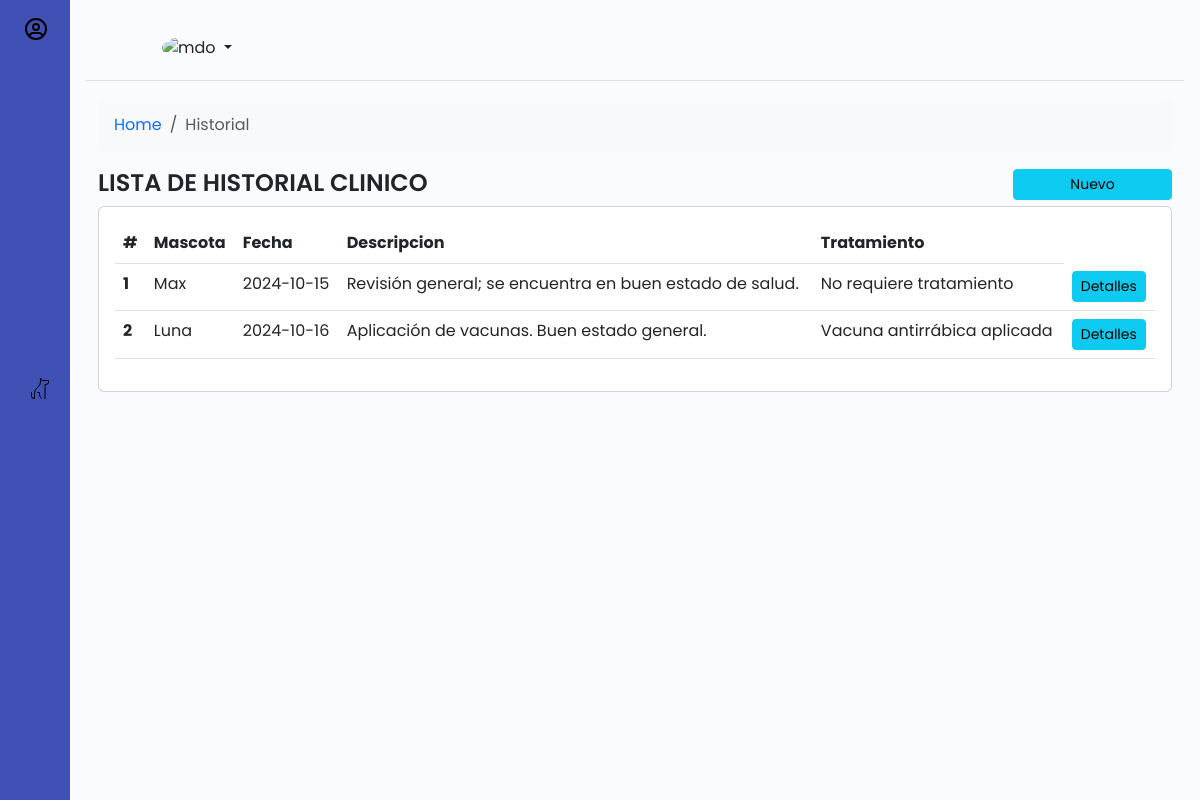
Page /Pag/Historial/lista.php on the committed database.
### tables this page shows
CREATE TABLE IF NOT EXISTS `historial_clinico` (
  `id_historial` int NOT NULL AUTO_INCREMENT,
  `mascota_id` int DEFAULT NULL,
  `fecha` date NOT NULL,
  `descripcion` text,
  `tratamiento` text,
  PRIMARY KEY (`id_historial`),
  KEY `mascota_id` (`mascota_id`)
);

CREATE TABLE IF NOT EXISTS `mascotas` (
  `id_mascota` int NOT NULL AUTO_INCREMENT,
  `nombre` varchar(50) NOT NULL,
  `tipo_mascota_id` int NOT NULL,
  `raza_mascota_id` int DEFAULT NULL,
  `cliente_id` int DEFAULT NULL,
  `sexo` enum('macho','hembra') NOT NULL,
  `edad` int DEFAULT NULL,
  `peso` decimal(5,2) DEFAULT NULL,
  `tamano` enum('pequeño','mediano','grande') DEFAULT 'mediano',
  `descripcion` text,
  PRIMARY KEY (`id_mascota`),
  KEY `tipo_mascota_id` (`tipo_mascota_id`),
  KEY `raza_mascota_id` (`raza_mascota_id`),
  KEY `cliente_id` (`cliente_id`)
);

### includes/conn.php (called while the page is built, shortened)
<?php
	class conectarDB {
		public function __construct(){
			try{
				$this->conn_db=new PDO(DB_HOST,DB_USER,DB_PASS);
			}catch(Exception $e){
				echo "Error al conectar" .$e->getCode();
			}
		}
	}
?>

### modelo/class_historial.php (called while the page is built, shortened)
<?php
require_once($_SERVER['DOCUMENT_ROOT'].'/MISMASCOTAS/includes/conn.php');
class historial extends conectarDB{
	public function listar_historial(){
		$sql="SELECT * FROM historial_clinico";
		$sentencia=$this->conn_db->prepare($sql);
		$sentencia->execute();
		$resultados = $sentencia->fetchAll(PDO::FETCH_ASSOC);
		return $resultados;
	}
	public function detalle_mascota($id){
		$sql="select * from mascotas where id_mascota = :id";
		$sentencia = $this->conn_db->prepare($sql);
		$sentencia->bindParam(':id', $id);
		$sentencia->execute();
		$resultados = $sentencia->fetch(PDO::FETCH_ASSOC);
		return $resultados;
	}
}

### Pag/Historial/lista.php (the view, shortened to what this page needs)
<?php
    $historial =  new historial();
    $lista =  $historial->listar_historial();
?>
<div class="row">
    <div class="col-md-12">
        <nav aria-label="breadcrumb">
            <ol class="breadcrumb p-3 bg-body-tertiary rounded-3">
            <li class="breadcrumb-item"><a href="#">Home</a></li>
            <li class="breadcrumb-item active" aria-current="page">Historial</li>
            </ol>
        </nav>
    </div>
</div>
<div class="row">
    <div class="col-md-10">
        <h1>LISTA DE HISTORIAL CLINICO</h1>
    </div>
    <div class="col-md-2">
        <a href="residencial_nuevo.php" class="btn btn-info btn-sm col-12">Nuevo</a>
    </div>
</div>
<div class="row">
    <div class="col-md-12">
        <div class="card">
            <div class="card-body">
                <table class="table">
                    <thead>
                        <tr>
                            <th scope="col">#</th>
                            <th scope="col">Mascota</th>
                            <th scope="col">Fecha</th>
                            <th scope="col">Descripcion</th>
                            <th scope="col">Tratamiento</th>
                        </tr>
                    </thead>
                    <tbody>
                        <?php
                            $cont = 0;
                            foreach($lista as $fila){
                                $cont++;
                                $mascota = $historial->detalle_mascota($fila['mascota_id']);
                            ?>
                            <tr>
                                <th scope="row"><?php echo $cont?></th>
                                <td><?php echo $mascota['nombre']?></td>
                                <td><?php echo $fila['fecha']?></td>
                                <td><?php echo $fila['descripcion']?></td>
                                <td><?php echo $fila['tratamiento']?></td>
                                <td><a href="residencial_detalle.php?ID=<?php echo $fila['id_historial']?>" class="btn btn-sm btn-info">Detalles</a></td>
                            </tr>
                        <?php  } ?>
                    </tbody>
                </table>
            </div>
        </div>
    </div>
</div>

### css/style.css (style rules this page uses)
a { text-decoration: none; }
li { list-style: none; }
h1 { font-weight: 600; font-size: 1.5rem; }
body { font-family: 'Poppins', sans-serif; }
.wrapper { display: flex; }
.main { min-height: 100vh; width: 100%; overflow: hidden; transition: all 0.35s ease-in-out; background-color: #fafbfe; }
#sidebar { width: 70px; min-width: 70px; z-index: 1000; transition: all .25s ease-in-out; background-color: #3f51b5; display: flex; flex-direction: column; }
.toggle-btn { background-color: transparent; cursor: pointer; border: 0; padding: 1rem 1.5rem; }
.sidebar-nav { padding: 2rem 0; flex: 1 1 auto; }
a.sidebar-link { padding: .625rem 1.625rem; color: #FFF; display: block; font-size: 0.9rem; white-space: nowrap; border-left: 3px solid transparent; }
.sidebar-item { position: relative; }

### rows in the picture
historial_clinico: mascota.nombre "Max", fecha "2024-10-15", descripcion "Revisión general; se encuentra en buen estado de salud.", tratamiento "No requiere tratamiento"
historial_clinico: mascota.nombre "Luna", fecha "2024-10-16", descripcion "Aplicación de vacunas. Buen estado general.", tratamiento "Vacuna antirrábica aplicada"
